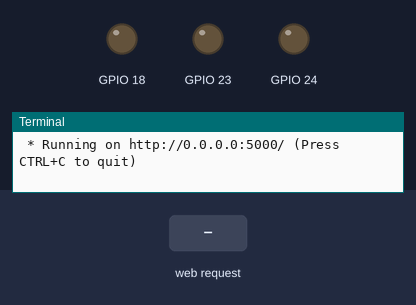
Recording of a program running on a simulated Raspberry Pi (BCM pin numbers). Shown: output pins drawn as LEDs (lit = HIGH), the last lines printed to the terminal. Inputs (shaded band) come from the test bench. The clock reads 2024-03-15 10:24:30 at power-on unless the program sets it.

Above: at 1.2 s.
1.3 s: HTTP request for /allumerLedRouge/ received
At 1.8 s:
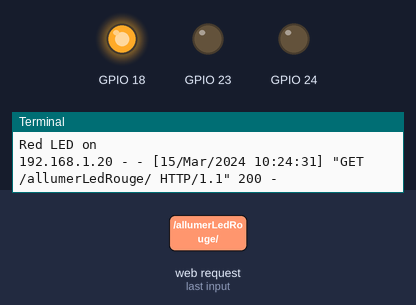
2.8 s: HTTP request for /allumerLedOrange/ received
At 4.0 s:
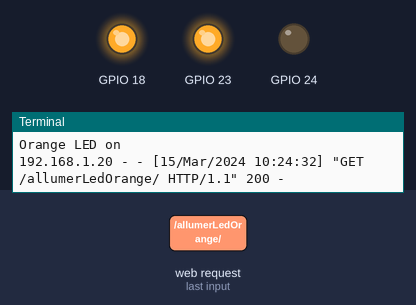
4.3 s: HTTP request for /eteindreLedRouge/ received
At 5.3 s:
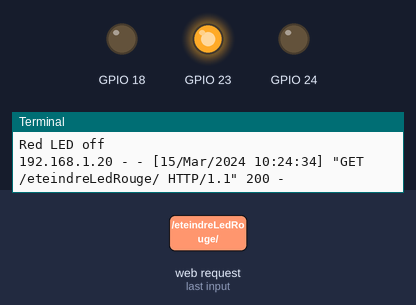
5.8 s: HTTP request for /allumerLedVerte/ received
At 6.4 s:
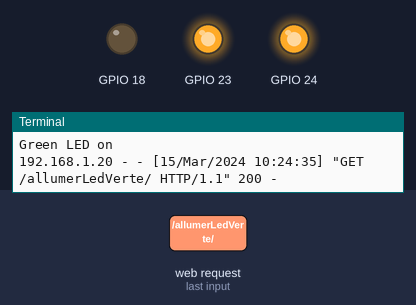
7.3 s: HTTP request for /eteindreLedOrange/ received
At 7.6 s:
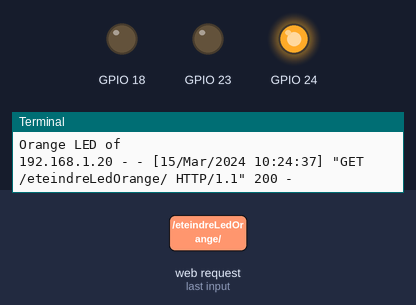
8.8 s: HTTP request for /allumerLedRouge/ received
At 9.9 s:
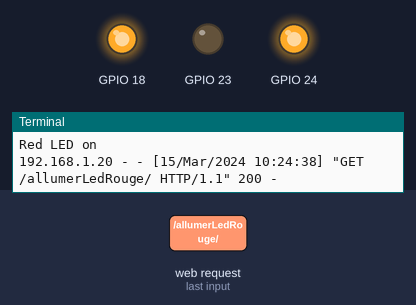
Timing chart, 0 to 11.3 s (numbered marks = the images above; inputs shaded):
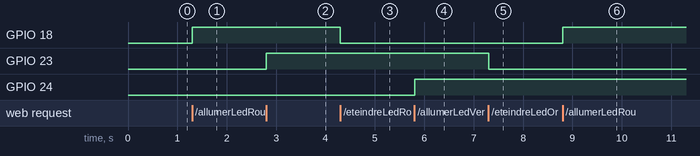

The program:

TomateVerte_v01.py
```python
from flask import Flask, render_template
import RPi.GPIO as GPIO
import time

GPIO.setmode(GPIO.BCM)
GPIO.setwarnings(False)
GPIO.setup(18,GPIO.OUT)
GPIO.setup(23,GPIO.OUT)
GPIO.setup(24,GPIO.OUT)

app = Flask(__name__)

@app.route('/')
def index():
        return render_template('/index.html')

@app.route('/allumerLedRouge/')
def allumerLedRouge():
        print "Red LED on"
        GPIO.output(18,GPIO.HIGH)
        return "Rouge allumee"

@app.route('/eteindreLedRouge/')
def eteindreLedRouge():
        print "Red LED off"
        GPIO.output(18,GPIO.LOW)
        return "Rouge eteinte"

@app.route('/allumerLedOrange/')
def allumerLedOrange():
        print "Orange LED on"
        GPIO.output(23,GPIO.HIGH)
        return "Orange allumee"

@app.route('/eteindreLedOrange/')
def eteindreLedOrange():
        print "Orange LED of"
        GPIO.output(23,GPIO.LOW)
        return "Orange Eteinte"

@app.route('/allumerLedVerte/')
def allumerLedVerte():
        print "Green LED on"
        GPIO.output(24,GPIO.HIGH)
        return "Verte allumee"

@app.route('/eteindreLedVerte/')
def eteindreLedVerte():
        print "Green LED off"
        GPIO.output(24,GPIO.LOW)
        return "Verte eteinte"

if __name__ == '__main__':
        app.run(debug=True, host='0.0.0.0')
```

Measured:
- after the input at 1.3 s, GPIO 18: LOW → HIGH at once
- after the input at 2.8 s, GPIO 23: LOW → HIGH at once
- after the input at 4.3 s, GPIO 18: HIGH → LOW at once
- after the input at 5.8 s, GPIO 24: LOW → HIGH at once
- after the input at 7.3 s, GPIO 23: HIGH → LOW at once
- after the input at 8.8 s, GPIO 18: LOW → HIGH at once
